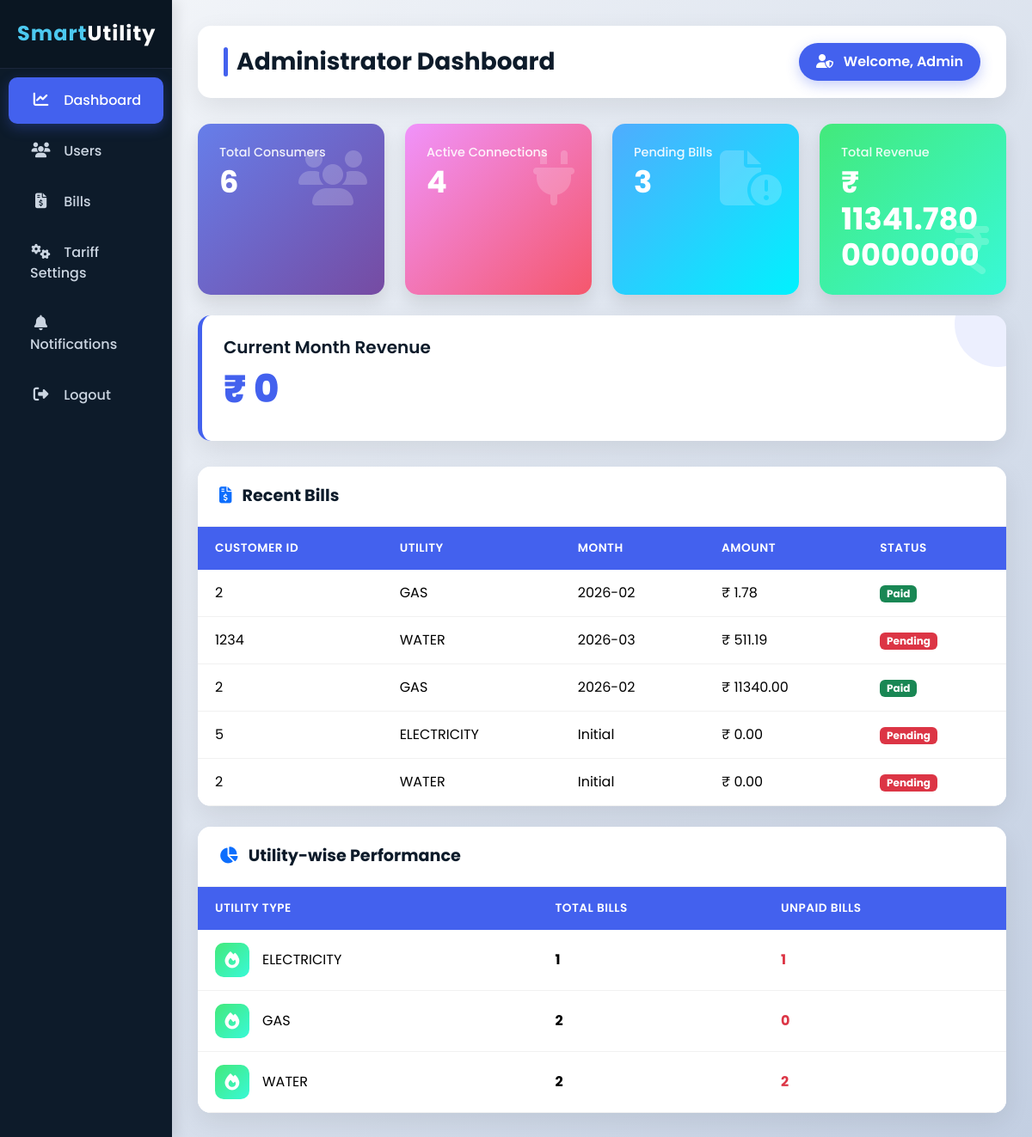
Screenshot of /admin_panel/admin_dashboard/ (signed in) with the database file from the repository.
### app/models.py (models this page shows, shortened)
class Bill(models.Model):
    CONNECTION_CHOICES = (
        ('ELECTRICITY', 'Electricity'),
        ('WATER', 'Water'),
        ('GAS', 'Gas'),
    )
    customer = models.ForeignKey(
        Customer,
        on_delete=models.CASCADE,
        related_name='bills'
    )
    connection_type = models.CharField(
        max_length=20,
        choices=CONNECTION_CHOICES
    )
    month = models.CharField(max_length=20)
    units_consumed = models.DecimalField(max_digits=10, decimal_places=2)
    rate_per_unit = models.DecimalField(max_digits=10, decimal_places=2)
    total_amount = models.DecimalField(max_digits=10, decimal_places=2)
    is_paid = models.BooleanField(default=False)
    bill_date = models.DateField(auto_now_add=True)
    due_date = models.DateField()
    razorpay_order_id = models.CharField(max_length=200, null=True, blank=True)
    generated_by = models.ForeignKey(
        Staff,
        on_delete=models.SET_NULL,
        null=True,
        blank=True,
        related_name='generated_bills'
    )
    created_at = models.DateTimeField(auto_now_add=True)

class Customer(models.Model):
    user = models.OneToOneField(
        User,
        on_delete=models.CASCADE,
        related_name='customer_profile'
    )
    customer_id = models.CharField(max_length=20, unique=True)
    address = models.TextField()
    connection_type = models.CharField(
        max_length=20,
        choices=[
            ('ELECTRICITY', 'Electricity'),
            ('WATER', 'Water'),
            ('GAS', 'Gas')
        ]
    )

### app/views.py (the view)
# urls.py: path('admin_panel/admin_dashboard/', views.admin_dashboard, name='admin_dashboard'),
@login_required
def admin_dashboard(request):
    total_consumers = Customer.objects.count()
    total_connections = Bill.objects.values(
        'customer', 'connection_type'
    ).distinct().count()
    pending_bills = Bill.objects.filter(is_paid=False).count()
    total_revenue = Payment.objects.filter(
        status='SUCCESS'
    ).aggregate(
        total=Sum('amount')
    )['total'] or 0
    today = now()
    monthly_revenue = Payment.objects.filter(
        status='SUCCESS',
        created_at__year=today.year,
        created_at__month=today.month
    ).aggregate(
        total=Sum('amount')
    )['total'] or 0
    recent_bills = Bill.objects.select_related(
        'customer'
    ).order_by('-bill_date')[:10]
    utility_stats = Bill.objects.values(
        'connection_type'
    ).annotate(
        total=Count('id'),
        unpaid=Count('id', filter=Q(is_paid=False))
    )
    context = {
        'total_consumers': total_consumers,
        'total_connections': total_connections,
        'pending_bills': pending_bills,
        'total_revenue': total_revenue,
        'monthly_revenue': monthly_revenue,
        'recent_bills': recent_bills,
        'utility_stats': utility_stats,
    }
    return render(request, 'admin_panel/dashboard.html', context)

### app/templates/admin_panel/dashboard.html (shortened to what this page needs)
<!DOCTYPE html>
<html lang="en">
<head>
    <link href="https://cdn.jsdelivr.net/npm/bootstrap@5.3.2/dist/css/bootstrap.min.css" rel="stylesheet">
    <link href="https://cdnjs.cloudflare.com/ajax/libs/font-awesome/6.5.0/css/all.min.css" rel="stylesheet">
</head>
<body>
<div class="container-fluid">
    <div class="row">
        <div class="col-md-2 sidebar p-0">
            <h4><span>Smart</span>Utility</h4>
            <a href="#" class="active"><i class="fa fa-chart-line"></i> Dashboard</a>
            <a href="{% url 'admin_user_management' %}"><i class="fa fa-users"></i> Users</a>
            <a href="{% url 'admin_bill_list'  %}"><i class="fa fa-file-invoice-dollar"></i> Bills</a>
            <a href="{% url 'tariff_billing_config'  %}"><i class="fa fa-cogs"></i> Tariff Settings</a>
            <a href="{% url 'notifications_management'  %}"><i class="fa fa-bell"></i> Notifications</a>
            <a href="{% url 'logout'  %}"><i class="fa fa-sign-out-alt"></i> Logout</a>
        </div>
        <div class="col-md-10 main-content">
            <div class="dashboard-header fade-in">
                <h3>Administrator Dashboard</h3>
                <div class="welcome-badge slide-in">
                    <i class="fas fa-user-shield me-2"></i> Welcome, Admin
                </div>
            </div>
            <div class="row g-4 mb-4">
                <div class="col-md-3">
                    <div class="card stat-card stat-card-1">
                        <div class="stat-card-content">
                            <h6>Total Consumers</h6>
                            <h3>{{ total_consumers }}</h3>
                            <i class="fa fa-users stat-icon"></i>
                        </div>
                    </div>
                </div>
                <div class="col-md-3">
                    <div class="card stat-card stat-card-2">
                        <div class="stat-card-content">
                            <h6>Active Connections</h6>
                            <h3>{{ total_connections }}</h3>
                            <i class="fa fa-plug stat-icon"></i>
                        </div>
                    </div>
                </div>
                <div class="col-md-3">
                    <div class="card stat-card stat-card-3">
                        <div class="stat-card-content">
                            <h6>Pending Bills</h6>
                            <h3>{{ pending_bills }}</h3>
                            <i class="fa fa-file-circle-exclamation stat-icon"></i>
                        </div>
                    </div>
                </div>
                <div class="col-md-3">
                    <div class="card stat-card stat-card-4">
                        <div class="stat-card-content">
                            <h6>Total Revenue</h6>
                            <h3>₹ {{ total_revenue }}</h3>
                            <i class="fa fa-indian-rupee-sign stat-icon"></i>
                        </div>
                    </div>
                </div>
            </div>
            <div class="revenue-card fade-in">
                <h5>Current Month Revenue</h5>
                <h2>₹ {{ monthly_revenue }}</h2>
            </div>
            <div class="card card-box mb-4 fade-in">
                <div class="card-header-custom">
                    <i class="fas fa-file-invoice-dollar me-2 text-primary"></i> Recent Bills
                </div>
                <div class="card-body-custom p-0">
                    <div class="table-responsive">
                        <table class="table table-custom table-hover">
                            <thead>
                                <tr>
                                    <th>Customer ID</th>
                                    <th>Utility</th>
                                    <th>Month</th>
                                    <th>Amount</th>
                                    <th>Status</th>
                                </tr>
                            </thead>
                            <tbody>
                                {% for bill in recent_bills %}
                                    <tr>
                                        <td>{{ bill.customer.customer_id }}</td>
                                        <td>{{ bill.connection_type }}</td>
                                        <td>{{ bill.month }}</td>
                                        <td>₹ {{ bill.total_amount }}</td>
                                        <td>
                                            {% if bill.is_paid %}
                                                <span class="badge bg-success">Paid</span>
                                            {% else %}
                                                <span class="badge bg-danger">Pending</span>
                                            {% endif %}
                                        </td>
                                    </tr>
                                {% endfor %}
                            </tbody>
                        </table>
                    </div>
                </div>
            </div>
            <div class="card card-box fade-in">
                <div class="card-header-custom">
                    <i class="fas fa-chart-pie me-2 text-primary"></i> Utility-wise Performance
                </div>
                <div class="card-body-custom p-0">
                    <div class="table-responsive">
                        <table class="table table-custom">
                            <thead>
                                <tr>
                                    <th>Utility Type</th>
                                    <th>Total Bills</th>
                                    <th>Unpaid Bills</th>
                                </tr>
                            </thead>
                            <tbody>
                                {% for u in utility_stats %}
                                <tr>
                                    <td>
                                        <div class="utility-type">
                                            {% if u.connection_type == "Electricity" %}
                                            <div class="utility-icon utility-electricity">
                                                <i class="fas fa-bolt"></i>
                                            </div>
                                            {% elif u.connection_type == "Water" %}
                                            <div class="utility-icon utility-water">
                                                <i class="fas fa-tint"></i>
                                            </div>
                                            {% else %}
                                            <div class="utility-icon utility-gas">
                                                <i class="fas fa-fire"></i>
                                            </div>
                                            {% endif %}
                                            {{ u.connection_type }}
                                        </div>
                                    </td>
                                    <td><strong>{{ u.total }}</strong></td>
                                    <td><strong class="text-danger">{{ u.unpaid }}</strong></td>
                                </tr>
                                {% endfor %}
                            </tbody>
                        </table>
                    </div>
                </div>
            </div>
        </div>
    </div>
</div>
</body>
</html>

### rows the page displays
Bill: customer.customer_id "2", connection_type "GAS", month "2026-02", total_amount "1.78", is_paid "Paid"
Bill: customer.customer_id "1234", connection_type "WATER", month "2026-03", total_amount "511.19", is_paid "Pending"
Bill: customer.customer_id "2", connection_type "GAS", month "2026-02", total_amount "11340.00", is_paid "Paid"
Bill: customer.customer_id "5", connection_type "ELECTRICITY", month "Initial", total_amount "0.00", is_paid "Pending"
Bill: customer.customer_id "2", connection_type "WATER", month "Initial", total_amount "0.00", is_paid "Pending", total "2", unpaid "2"

### other values shown
{{ total_consumers }} "6"
{{ total_connections }} "4"
{{ pending_bills }} "3"
{{ total_revenue }} "11341.7800000000"
{{ monthly_revenue }} "0"
{{ u.connection_type }} "ELECTRICITY" "GAS"
{{ u.total }} "1" "2"
{{ u.unpaid }} "1" "0"
